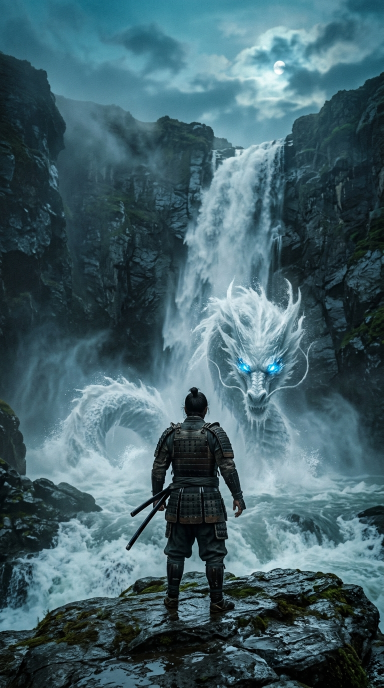
#> input picture stillwave/assets/suiryu-shorts-fr1.jpg, 768 x 1376 px, found by its file name (shown at 1/2 size)
$ python suiryu-short-build.py
#> lines starting #> are read from the running program, lines starting #| are printed output that depends on the picture
#!/usr/bin/env python3
"""SUIRYU Short builder — 6 vertical shots, jitter-free Ken Burns (PIL float crop).

fr1 samurai + dragon head/neck rising, moon (hook) · fr2 mossy stone steps, crescent moon (climb)
fr3 dragon head close, teal spray (reveal) · fr4 milky way + moon, calm sky (concept 水龍 + SUIRYU)
fr5 golden waterfall closeup (breather) · fr6 samurai + full dragon, moon (wisdom / close)
"""
from PIL import Image
from pathlib import Path
import numpy as np

A = Path("/home/user/dan-documents/stillwave/assets")
SP = Path("/tmp/claude-0/-home-user-dan-documents/48780e4d-ee5f-5a8f-92df-523468e19c72/scratchpad")
OUTDIR = SP / "suiryu_shframes"
W, H = 1080, 1920
FPS = 30
SHOT = 6.5
XF = 0.8

SHOTS = [
    ("suiryu-shorts-fr1.jpg", True),
    ("suiryu-shorts-fr2.jpg", False),
    ("suiryu-shorts-fr3.jpg", True),
    ("suiryu-shorts-fr4.jpg", False),
    ("suiryu-shorts-fr5.jpg", True),
    ("suiryu-shorts-fr6.jpg", False),
]
ZOOM = 0.10

# step = 5.7, total = 5.7*5 + 6.5 = 35.0s
OVERLAYS = [
    ("suiv_hook.png", 3.0, 8.4),        # shot 1
    ("suiv_concept.png", 18.0, 23.0),   # shot 4 (starts 17.1)
    ("suiv_wisdom.png", 29.6, 34.0),    # shot 6 (starts 28.5)
]
FADE = 0.9
END_FADE = 1.0


def load_cover(p):
    im = Image.open(p).convert("RGB")
#> im is the input picture: PIL image 768x1376 RGB; mean R, G, B 68, 98, 106.7
    tw = im.height * W / H
#> tw = 774
    if im.width > tw:
        x = (im.width - tw) / 2
        im = im.crop((int(x), 0, int(x + tw), im.height))
    else:
        th = im.width * H / W
#> th = 1365.3
        y = (im.height - th) / 2
#> y = 5.33
        im = im.crop((0, int(y), im.width, int(y + th)))
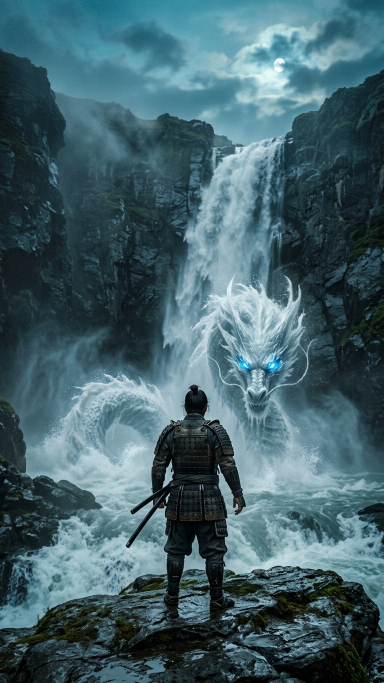
#> im: PIL image 768x1365 RGB (shown at 1/2 size); mean R, G, B 68.2, 98.1, 106.9
    return im.resize((W * 2, H * 2), Image.LANCZOS)  # supersample so upscaled sources stay crisp


def kb_frame(src, prog, zoom_in):
    z = (1.0 + ZOOM * prog) if zoom_in else (1.0 + ZOOM * (1.0 - prog))
    cw, ch = src.width / z, src.height / z
    x0, y0 = (src.width - cw) / 2.0, (src.height - ch) / 2.0
    return src.resize((W, H), Image.LANCZOS, box=(x0, y0, x0 + cw, y0 + ch))


def main():
    OUTDIR.mkdir(parents=True, exist_ok=True)
    for old in OUTDIR.glob("*.jpg"):
        old.unlink()
    srcs = [load_cover(A / f) for f, _ in SHOTS]
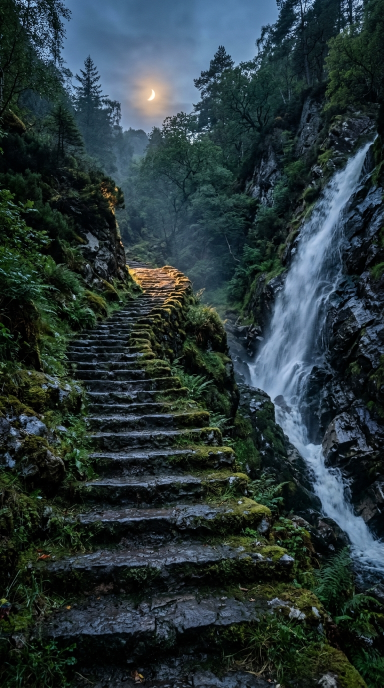
#> input picture stillwave/assets/suiryu-shorts-fr2.jpg, 768 x 1376 px, found by its file name (shown at 1/2 size)
#> in load_cover, im is the input picture: PIL image 768x1376 RGB; mean R, G, B 40.3, 54.4, 56.8
#> in load_cover (call 2), `im = im.crop((0, int(y), im.width, int(y + th)))`:
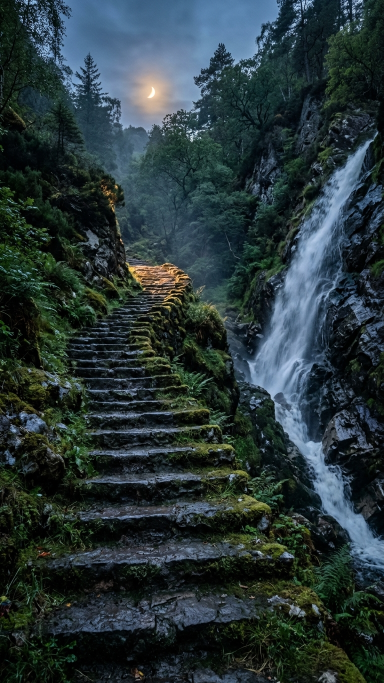
#> im: PIL image 768x1365 RGB (shown at 1/2 size); mean R, G, B 40.3, 54.4, 56.6
    n = len(SHOTS)
    step = SHOT - XF
    total = step * (n - 1) + SHOT
    nframes = int(round(total * FPS))
    ovs = [(Image.open(SP / p).convert("RGBA"), a, b) for p, a, b in OVERLAYS]
    print(f"total {total:.2f}s -> {nframes} frames")
    for i in range(nframes):
        t = i / FPS
        layers = []
        for s in range(n):
            s0 = s * step
            s1 = s0 + SHOT
            if s0 - 1e-6 <= t < s1:
                prog = (t - s0) / SHOT
                w = 1.0
                if s > 0 and t < s0 + XF:
                    w = (t - s0) / XF
                if s < n - 1 and t > s0 + step:
                    w = 1.0 - (t - (s0 + step)) / XF
                layers.append((s, prog, max(0.0, min(1.0, w))))
        if not layers:
            layers = [(n - 1, 1.0, 1.0)]
        if len(layers) == 1:
            s, prog, _ = layers[0]
            frame = kb_frame(srcs[s], prog, SHOTS[s][1])
        else:
            (sa, pa, wa), (sb, pb, wb) = layers[0], layers[1]
            Aa = np.asarray(kb_frame(srcs[sa], pa, SHOTS[sa][1]), dtype=np.float32)
            Bb = np.asarray(kb_frame(srcs[sb], pb, SHOTS[sb][1]), dtype=np.float32)
            f = wb / max(1e-6, wa + wb)
            frame = Image.fromarray(np.clip(Aa * (1 - f) + Bb * f, 0, 255).astype(np.uint8))
        for ov, a, b in ovs:
            if a - FADE <= t <= b + FADE:
                if t < a:
                    al = (t - (a - FADE)) / FADE
                elif t > b:
                    al = 1.0 - (t - b) / FADE
                else:
                    al = 1.0
                al = max(0.0, min(1.0, al))
                if al > 0.003:
                    layer = ov if al >= 0.999 else Image.fromarray(
                        np.dstack([np.asarray(ov)[:, :, :3],
                                   (np.asarray(ov)[:, :, 3] * al).astype(np.uint8)]))
                    frame = Image.alpha_composite(frame.convert("RGBA"), layer).convert("RGB")
        if t > total - END_FADE:
            k = 1.0 - (t - (total - END_FADE)) / END_FADE
            frame = Image.fromarray((np.asarray(frame, dtype=np.float32) * max(0.0, k)).astype(np.uint8))
        frame.save(OUTDIR / f"f_{i:05d}.jpg", quality=95)
    print("frames done:", len(list(OUTDIR.glob('*.jpg'))))


if __name__ == "__main__":
#> (the run stopped early here; a loop or call above may not have finished)
